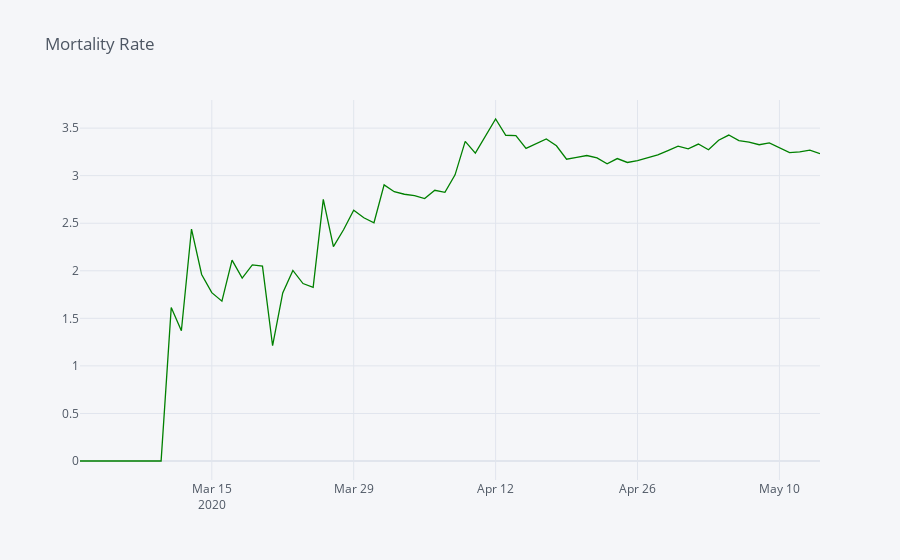

Notebook cell for this chart:
### Code cell
india_covid[40:].iplot(x = 'Date', y = 'mortality_rate', kind= 'line', color = 'green',title = 'Mortality Rate')

### Figure 1 — Plotly figure (JSON) as saved in the notebook; plotly's stock layout.template omitted (floating-point values rounded to 4 significant figures)
{"data": [{"line": {"color": "rgba(0, 128, 0, 1.0)", "dash": "solid", "shape": "linear", "width": 1.3}, "mode": "lines", "name": "mortality_rate", "text": "", "type": "scatter", "x": ["2020-03-02", "2020-03-03", "2020-03-04", "2020-03-05", "2020-03-06", "2020-03-07", "2020-03-08", "2020-03-09", "2020-03-10", "2020-03-11", "2020-03-12", "2020-03-13", "2020-03-14", "2020-03-15", "2020-03-16", "2020-03-17", "2020-03-18", "2020-03-19", "2020-03-20", "2020-03-21", "2020-03-22", "2020-03-23", "2020-03-24", "2020-03-25", "2020-03-26", "2020-03-27", "2020-03-28", "2020-03-29", "2020-03-30", "2020-03-31", "2020-04-01", "2020-04-02", "2020-04-03", "2020-04-04", "2020-04-05", "2020-04-06", "2020-04-07", "2020-04-08", "2020-04-09", "2020-04-10", "2020-04-11", "2020-04-12", "2020-04-13", "2020-04-14", "2020-04-15", "2020-04-16", "2020-04-17", "2020-04-18", "2020-04-19", "2020-04-20", "2020-04-21", "2020-04-22", "2020-04-23", "2020-04-24", "2020-04-25", "2020-04-26", "2020-04-27", "2020-04-28", "2020-04-29", "2020-04-30", "2020-05-01", "2020-05-02", "2020-05-03", "2020-05-04", "2020-05-05", "2020-05-06", "2020-05-07", "2020-05-08", "2020-05-09", "2020-05-10", "2020-05-11", "2020-05-12", "2020-05-13", "2020-05-14"], "y": [0, 0, 0, 0, 0, 0, 0, 0, 0, 1.613, 1.37, 2.439, 1.961, 1.77, 1.681, 2.113, 1.923, 2.062, 2.049, 1.212, 1.768, 2.004, 1.866, 1.826, 2.751, 2.255, 2.432, 2.637, 2.558, 2.505, 2.903, 2.831, 2.805, 2.79, 2.759, 2.846, 2.824, 3.009, 3.361, 3.238, 3.41, 3.596, 3.425, 3.421, 3.287, 3.336, 3.386, 3.314, 3.173, 3.193, 3.212, 3.187, 3.124, 3.18, 3.139, 3.159, 3.188, 3.218, 3.264, 3.31, 3.283, 3.333, 3.273, 3.372, 3.427, 3.369, 3.352, 3.325, 3.345, 3.294, 3.242, 3.251, 3.268, 3.231]}], "layout": {"legend": {"bgcolor": "#F5F6F9", "font": {"color": "#4D5663"}}, "paper_bgcolor": "#F5F6F9", "plot_bgcolor": "#F5F6F9", "title": {"font": {"color": "#4D5663"}, "text": "Mortality Rate"}, "xaxis": {"gridcolor": "#E1E5ED", "showgrid": true, "tickfont": {"color": "#4D5663"}, "title": {"font": {"color": "#4D5663"}, "text": ""}, "zerolinecolor": "#E1E5ED"}, "yaxis": {"gridcolor": "#E1E5ED", "showgrid": true, "tickfont": {"color": "#4D5663"}, "title": {"font": {"color": "#4D5663"}, "text": ""}, "zerolinecolor": "#E1E5ED"}}}
